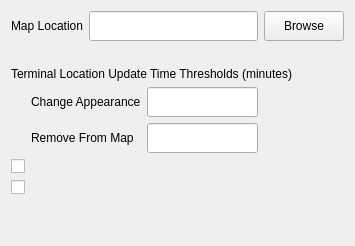
             <widget class="QWidget" name="mapPage">
              <layout class="QGridLayout" name="mapGLayout">
               <item row="0" column="0">
                <widget class="QLabel" name="mapLabel">
                 <property name="sizePolicy">
                  <sizepolicy hsizetype="Minimum" vsizetype="Preferred">
                   <horstretch>0</horstretch>
                   <verstretch>0</verstretch>
                  </sizepolicy>
                 </property>
                 <property name="text">
                  <string>Map Location</string>
                 </property>
                </widget>
               </item>
               <item row="0" column="1" colspan="2">
                <widget class="QLineEdit" name="mapEdit">
                 <property name="minimumSize">
                  <size>
                   <width>0</width>
                   <height>30</height>
                  </size>
                 </property>
                 <property name="readOnly">
                  <bool>true</bool>
                 </property>
                </widget>
               </item>
               <item row="0" column="3">
                <widget class="QPushButton" name="browseButton">
                 <property name="minimumSize">
                  <size>
                   <width>80</width>
                   <height>30</height>
                  </size>
                 </property>
                 <property name="text">
                  <string>Browse</string>
                 </property>
                </widget>
               </item>
               <item row="1" column="0">
                <spacer name="mapVSpacer">
                 <property name="orientation">
                  <enum>Qt::Vertical</enum>
                 </property>
                 <property name="sizeType">
                  <enum>QSizePolicy::Fixed</enum>
                 </property>
                 <property name="sizeHint" stdset="0">
                  <size>
                   <width>20</width>
                   <height>20</height>
                  </size>
                 </property>
                </spacer>
               </item>
               <item row="2" column="0" colspan="4">
                <widget class="QLabel" name="termTimeLabel">
                 <property name="text">
                  <string>Terminal Location Update Time Thresholds (minutes)</string>
                 </property>
                </widget>
               </item>
               <item row="3" column="0" colspan="2">
                <widget class="QLabel" name="termChangeLabel">
                 <property name="text">
                  <string>Change Appearance</string>
                 </property>
                 <property name="indent">
                  <number>20</number>
                 </property>
                </widget>
               </item>
               <item row="3" column="2">
                <widget class="QLineEdit" name="termChangeEdit">
                 <property name="minimumSize">
                  <size>
                   <width>0</width>
                   <height>30</height>
                  </size>
                 </property>
                </widget>
               </item>
               <item row="4" column="0" colspan="2">
                <widget class="QLabel" name="termRemoveLabel">
                 <property name="text">
                  <string>Remove From Map</string>
                 </property>
                 <property name="indent">
                  <number>20</number>
                 </property>
                </widget>
               </item>
               <item row="4" column="2">
                <widget class="QLineEdit" name="termRemoveEdit">
                 <property name="minimumSize">
                  <size>
                   <width>0</width>
                   <height>30</height>
                  </size>
                 </property>
                </widget>
               </item>
               <item row="5" column="0" colspan="4">
                <widget class="QCheckBox" name="ctrRscCheck">
                 <property name="checkable">
                  <bool>true</bool>
                 </property>
                </widget>
               </item>
               <item row="6" column="0">
                <widget class="QCheckBox" name="seaMapCheck">
                 <property name="checkable">
                  <bool>true</bool>
                 </property>
                </widget>
               </item>
               <item row="7" column="0">
                <spacer name="gridVSpacer3">
                 <property name="orientation">
                  <enum>Qt::Vertical</enum>
                 </property>
                 <property name="sizeHint" stdset="0">
                  <size>
                   <width>20</width>
                   <height>40</height>
                  </size>
                 </property>
                </spacer>
               </item>
              </layout>
             </widget>
